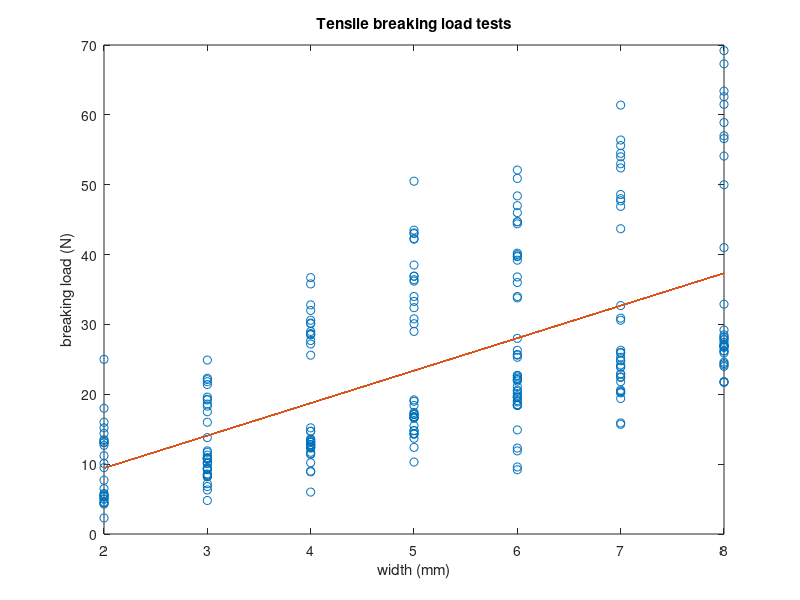
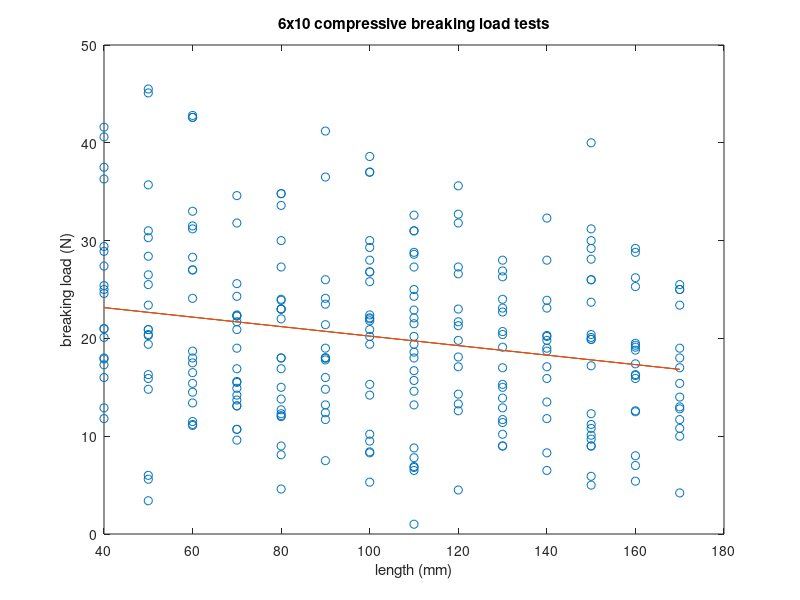
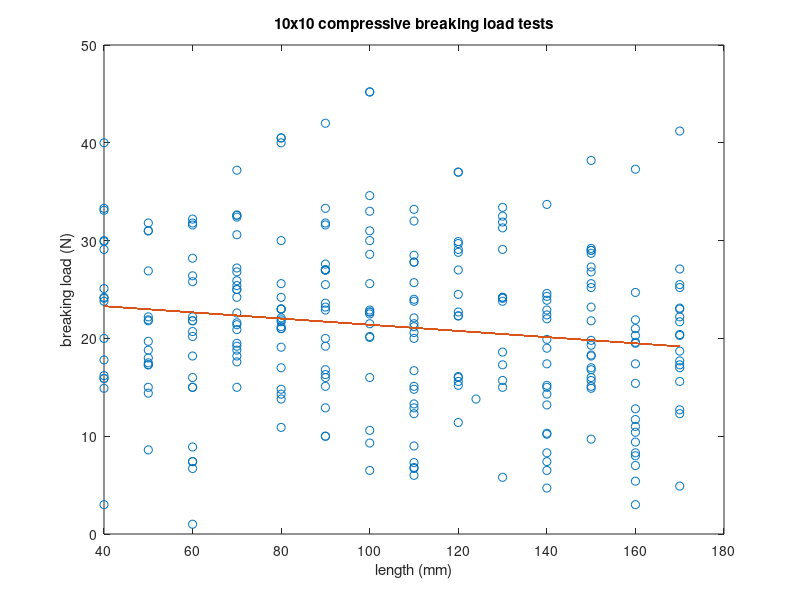

MATLAB code to generate these figures, in order:
% strength_fit.m Program creates line of best fit for bridge members

clc
clear

% Read in the three data sets for the tensile and compressor tests
tensile_data = csvread('tensile_test.csv', 1,0);

comp_6x10_data = csvread('comp_test_6x10.csv', 1,0);

comp_10x10_data = csvread('comp_test_10x10.csv', 1,0);

% Separate the columns

width = tensile_data(:,1);
tensile_breaking = tensile_data(:,2);

length_6x10 = comp_6x10_data(:,1);
comp_6x10_breaking = comp_6x10_data(:,2);

length_10x10 = comp_10x10_data(:,1);
comp_10x10_breaking = comp_10x10_data(:,2);

% Use polyfit to get a line of best fit
tensile_coeffs = polyfit(width, tensile_breaking, 1);

comp_6x10_coeffs = polyfit(length_6x10, comp_6x10_breaking, 1);

comp_10x10_coeffs = polyfit(length_10x10, comp_10x10_breaking, 1);

% Evaluate the function to get fitted curve
tensile_fit = polyval(tensile_coeffs, width);

comp_6x10_fit = polyval(comp_6x10_coeffs, length_6x10);

comp_10x10_fit = polyval(comp_10x10_coeffs, length_10x10);

% Display equations to user using fprintf.

fprintf('Line of fit for tensile members is f = %4.4f*w + %4.4f \n', tensile_coeffs)
fprintf('Line of fit for 6x10 compression members is f = %4.4f*l + %4.4f \n', comp_6x10_coeffs)
fprintf('Line of fit for 10x10 compression members is f = %4.4f*l + %4.4f \n', comp_10x10_coeffs)

% Plot original data against line of best fit
figure(1)

plot(width, tensile_breaking, 'o',width, tensile_fit)
xlabel('width (mm)')
ylabel('breaking load (N)')
title('Tensile breaking load tests')

figure(2)

plot(length_6x10, comp_6x10_breaking, 'o', length_6x10, comp_6x10_fit)
xlabel('length (mm)')
ylabel('breaking load (N)')
title('6x10 compressive breaking load tests')

figure(3)

plot(length_10x10, comp_10x10_breaking, 'o',length_10x10, comp_10x10_fit)
xlabel('length (mm)')
ylabel('breaking load (N)')
title('10x10 compressive breaking load tests')